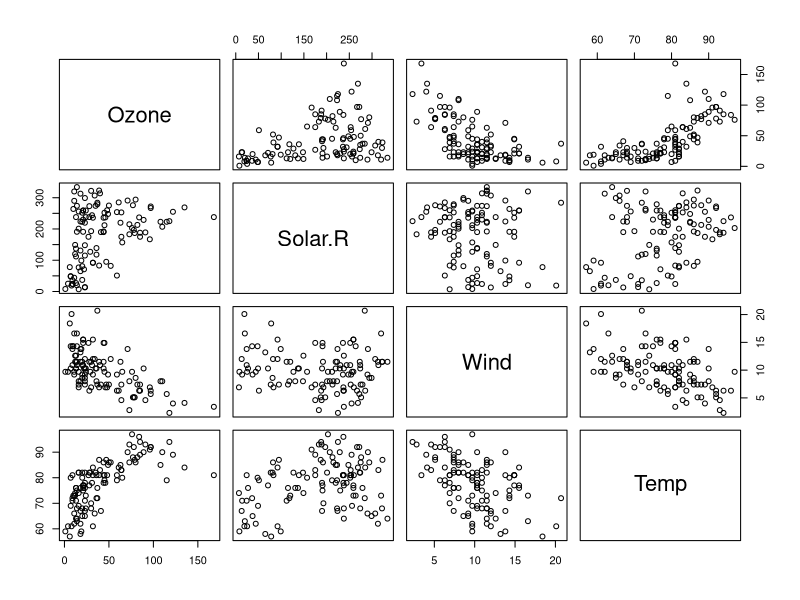
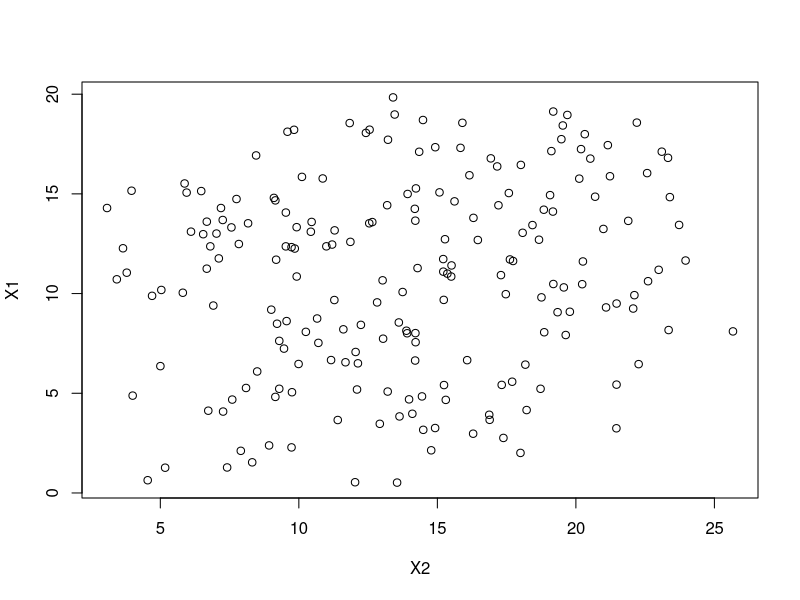

Here is the R script that generated these plots, in order:
##EX 1
library(dplyr)
aq = airquality %>%
  subset(is.na(Solar.R) == FALSE & is.na(Ozone)==FALSE)

pairs(aq[,c(1:4)])
Y=seq(from=0, to=20, by=0.1)
X1 = (Y-2)/3 + runif(length(Y), min=0.5, max=15)
# X1 to Y model: the regression coefficient of X1 is 0.52 and the r2 is 0.18
X2= (Y+3)/2+runif(length(Y), min=0.5, max=15)
# X2 to Y model: the regression coefficient of X2 is 0.66 and the r2 is 0.28.
df=as.data.frame(cbind(Y, X1, X2))
# The true regression coefficients are: X1 = 0.39 and X2 = 0.57
summary(lm(Y~X1, data=df))
summary(lm(Y~X2, data=df))
summary(lm(Y~X1+X2, data=df))
plot(X1~X2)
cor(X1, X2)
#When I increased the amount of noise in both the X1 and X2 equations by increasing the max to 15, the correlation between the two variables dropped to 0.27.
#So if we look at X1 and X2 when both are included in the regression model, the regression coefficients for both are closer to the true values and not far off like they were when X1 and X2 were highly correlated
#My R2 also increased slightly, since it was considering two variables instead of 1.

##EX 2 BONUS
mod1 = lm(Temp~Wind, data=aq)
summary(mod1)
res1=residuals(mod1)
RSS1=sum((res1)^2)
RSS1  # RSS = 7520.672

mod2 = lm(Temp~Wind+Solar.R, data=aq)
summary(mod2)
res2=residuals(mod2)
RSS2=sum((res2)^2)
RSS2  # RSS = 6979.506
anova(mod1, mod2)

numerator = (RSS1-RSS2)/(2-1)
denominator = RSS2/(110-2)
F = numerator/denominator
F  # F = 8.37

pf = pf(q=8.37,df1=1,df2=108,lower.tail=FALSE)
pf #pf = 0.0046

#EX 2 Pt. 1
mod3 = lm(Temp~Wind+Solar.R+Ozone, data=aq)
summary(mod3)
anova(mod1, mod2)
# Since mod2's p<0.05, mod2 explains a significantly greater amount of variance compared to mod1
anova(mod1, mod2, mod3)
# Since mod3's p<0.05 and is smaller than mod2's p value, mod 3 explains a significantly different amount of variance compared to mod1 and mod2
vif.rad = 1/(1 - summary(lm(Temp~Wind+Solar.R+Ozone, dat=aq))$r.squared)
vif.rad #1.999
# Since our VIF is less than 3, there is not much collinearity and therefore we have reasonable estimates of our regression coefficients
# Overall, mod3 does explain more variance than mod1 or mod2

#EX 3
aic1=AIC(mod1)
aic1  #aic1 = 788.97
aic2=AIC(mod2)
aic2 #aic2 = 782.68
aic3=AIC(mod3)
aic3 #aic3 = 747.58
# Since model 3 has the lowest AIC value, I would conclude that it is the best performing model
# Since there is more than a difference of 10 between the AIC values of model 3 v. model 1 or 2, it does perform significantly better than either of those models
